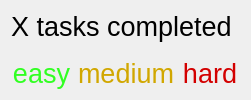
           <widget class="QWidget" name="widget" native="true">
            <property name="font">
             <font>
              <pointsize>20</pointsize>
             </font>
            </property>
            <layout class="QVBoxLayout" name="activity_map_layout" stretch="1,4,0">
             <item>
              <widget class="QLabel" name="activity_label">
               <property name="font">
                <font>
                 <pointsize>20</pointsize>
                </font>
               </property>
               <property name="text">
                <string>X tasks completed </string>
               </property>
              </widget>
             </item>
             <item>
              <widget class="QWidget" name="activity_map" native="true">
               <property name="font">
                <font>
                 <pointsize>20</pointsize>
                </font>
               </property>
              </widget>
             </item>
             <item>
              <layout class="QHBoxLayout" name="diffs_layout">
               <item>
                <widget class="QLabel" name="easy_label">
                 <property name="font">
                  <font>
                   <pointsize>20</pointsize>
                  </font>
                 </property>
                 <property name="styleSheet">
                  <string notr="true">color: rgb(49, 255, 34);</string>
                 </property>
                 <property name="text">
                  <string>easy</string>
                 </property>
                 <property name="alignment">
                  <set>Qt::AlignmentFlag::AlignCenter</set>
                 </property>
                </widget>
               </item>
               <item>
                <widget class="QLabel" name="medium_label">
                 <property name="font">
                  <font>
                   <pointsize>20</pointsize>
                  </font>
                 </property>
                 <property name="styleSheet">
                  <string notr="true">color: rgb(209, 167, 0);</string>
                 </property>
                 <property name="text">
                  <string>medium</string>
                 </property>
                 <property name="alignment">
                  <set>Qt::AlignmentFlag::AlignCenter</set>
                 </property>
                </widget>
               </item>
               <item>
                <widget class="QLabel" name="hard_label">
                 <property name="font">
                  <font>
                   <pointsize>20</pointsize>
                  </font>
                 </property>
                 <property name="styleSheet">
                  <string notr="true">color: rgb(211, 0, 0);</string>
                 </property>
                 <property name="text">
                  <string>hard</string>
                 </property>
                 <property name="alignment">
                  <set>Qt::AlignmentFlag::AlignCenter</set>
                 </property>
                </widget>
               </item>
              </layout>
             </item>
            </layout>
           </widget>
